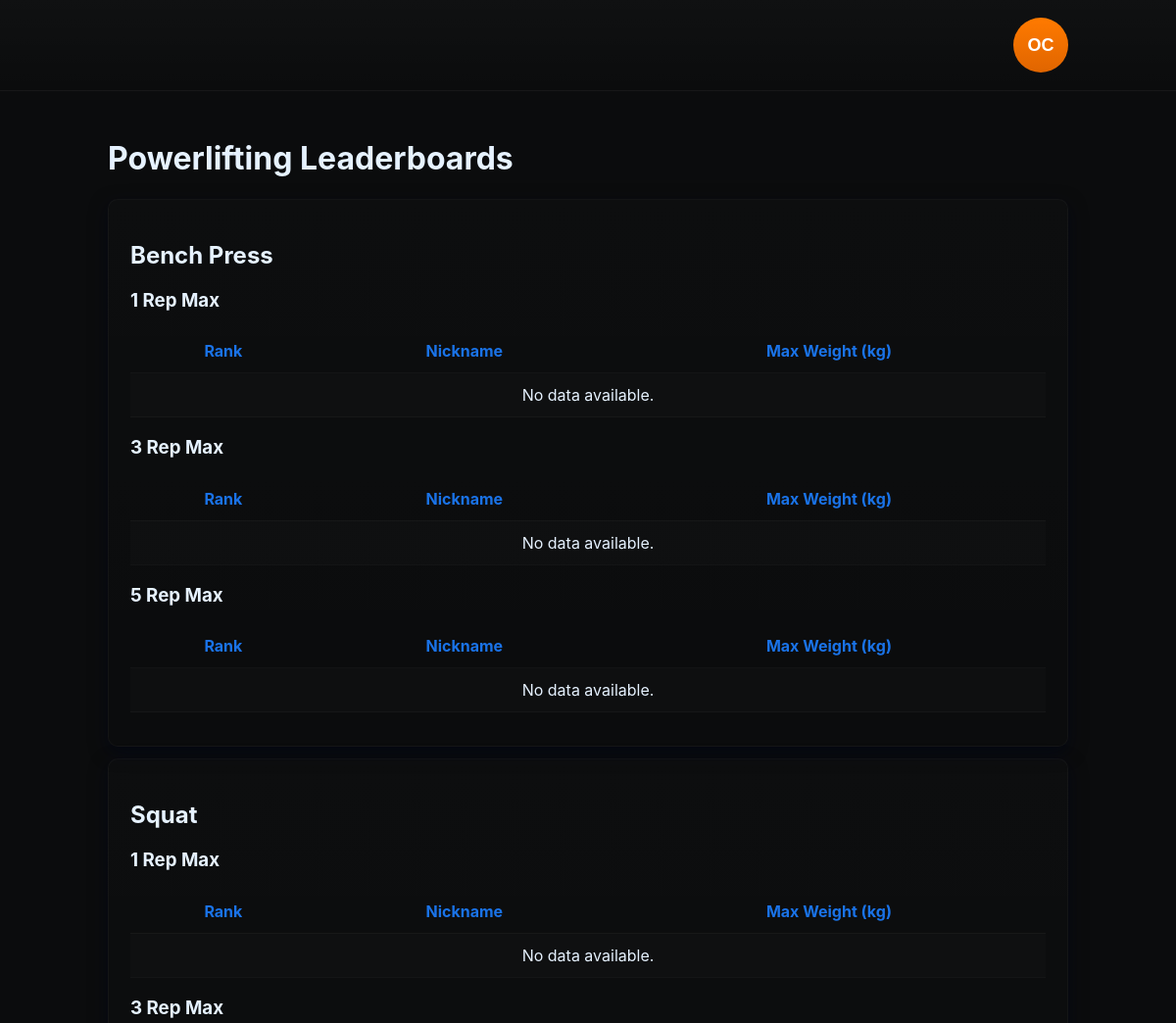
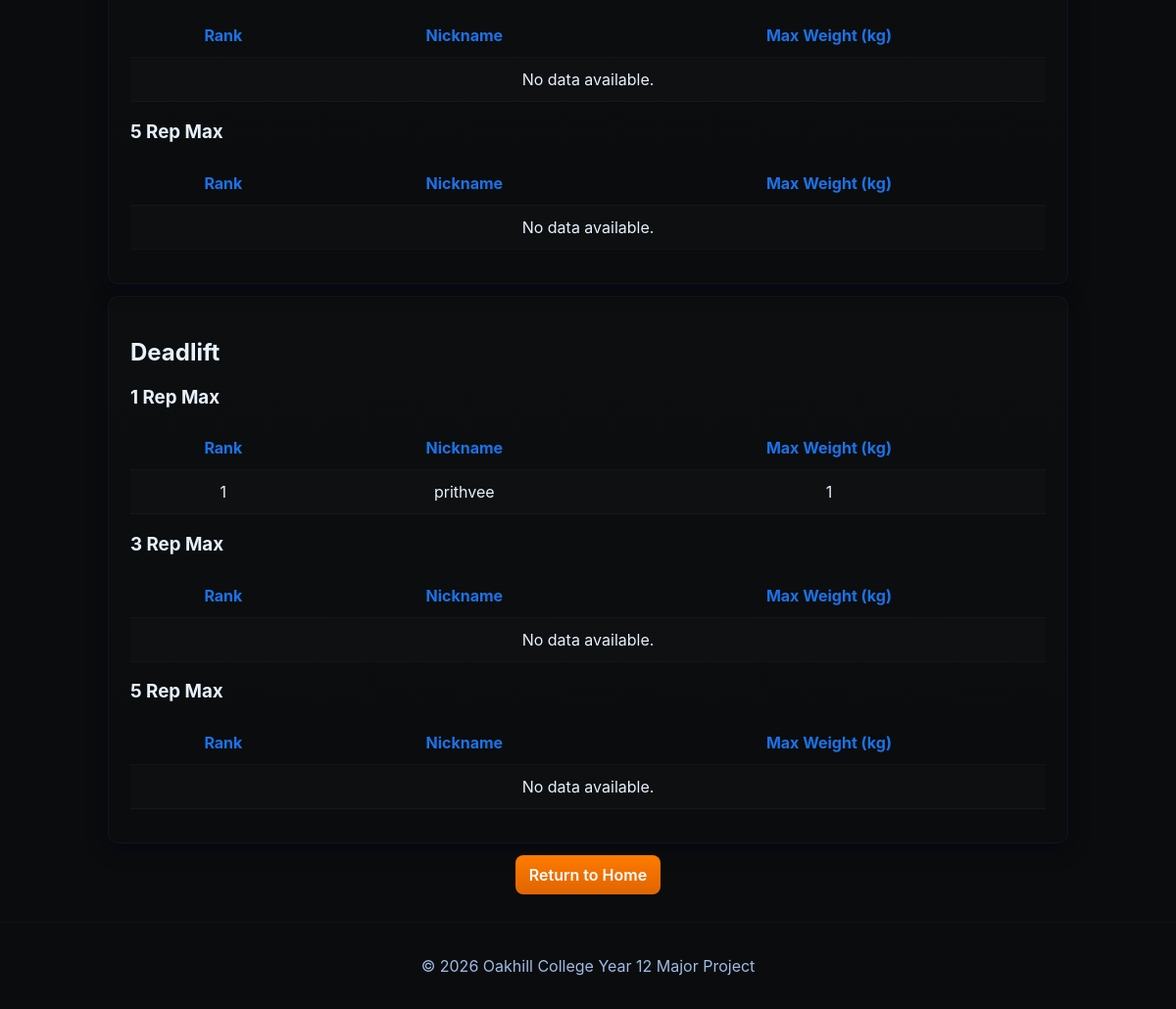
Page /my_app/leaderboard/powerlifting/ (signed in) on the committed database (2 pictures, top to bottom).
### my_app/models.py (models this page shows, shortened)
class Exercise(models.Model):
    exercise_name = models.CharField(max_length=100)
    exercise_type = models.CharField(max_length=50, blank=True, null=True)
    target_muscle_group = models.CharField(max_length=100, blank=True, null=True)
    description = models.TextField(blank=True, null=True)

### users/models.py (models this page shows, shortened)
class Profile(models.Model):
    user = models.OneToOneField(User, on_delete=models.CASCADE, related_name="profile")
    nickname = models.CharField(max_length=30, unique=True)
    full_name = models.CharField(max_length=100, blank=True, null=True)
    date_of_birth = models.DateField(blank=True, null=True)
    GENDER_MALE = 'M'
    GENDER_FEMALE = 'F'
    GENDER_OTHER = 'O'
    GENDER_CHOICES = [
        (GENDER_MALE, 'Male'),
        (GENDER_FEMALE, 'Female'),
        (GENDER_OTHER, 'Other'),
    ]
    gender = models.CharField(max_length=1, choices=GENDER_CHOICES, blank=True, null=True)
    weight_kg = models.DecimalField(max_digits=6, decimal_places=2, blank=True, null=True)
    height_cm = models.DecimalField(max_digits=6, decimal_places=2, blank=True, null=True)
    xp = models.IntegerField(default=0)
    level = models.IntegerField(default=1)
    streak_count = models.IntegerField(default=0)
    last_workout_date = models.DateField(blank=True, null=True)

### my_app/views.py (the view)
# urls.py: path("leaderboard/powerlifting/", views.leaderboard_powerlifting, name="leaderboard_powerlifting"),
@login_required(login_url="users:login")
def leaderboard_powerlifting(request):
    lifts = ['Bench Press', 'Squat', 'Deadlift']
    rep_targets = [1, 3, 5]
    powerlifting = {}
    for lift in lifts:
        rep_boards = {}
        for rep in rep_targets:
            sets = ExerciseSet.objects.filter(
                session_exercise__exercise__exercise_name__iexact=lift,
                reps=rep
            ).values(
                'session_exercise__session__profile__nickname',
                'session_exercise__session__profile__id'
            ).annotate(
                max_weight=Max('weight')
            ).order_by('-max_weight')
            rep_boards[rep] = sets
        powerlifting[lift] = rep_boards
    return render(request, 'my_app/leaderboard_powerlifting.html', {
        'powerlifting': powerlifting
    })

### my_app/templates/my_app/leaderboard_powerlifting.html
{% extends 'my_app/base.html' %}
{% block content %}
<h1>Powerlifting Leaderboards</h1>
{% for lift, reps in powerlifting.items %}
    <section class="card mt-12">
    <h2>{{ lift }}</h2>
    {% for rep, sets in reps.items %}
        <h3>{{ rep }} Rep Max</h3>
        <table>
            <tr><th>Rank</th><th>Nickname</th><th>Max Weight (kg)</th></tr>
            {% for entry in sets %}
            <tr>
                <td>{{ forloop.counter }}</td>
                <td>{{ entry.session_exercise__session__profile__nickname }}</td>
                <td>{{ entry.max_weight }}</td>
            </tr>
            {% empty %}
            <tr><td colspan="3">No data available.</td></tr>
            {% endfor %}
        </table>
    {% endfor %}
    </section>
{% endfor %}
<div class="center mt-12">
    <a href="{% url 'my_app:home' %}" class="btn secondary" aria-label="Return to Home">Return to Home</a>
</div>
{% endblock %}

### my_app/static/my_app/styles.css (style rules this page uses)
:root { --bg: #0b0c0d; --surface: #0f1113; --muted-surface: #121317; --text: #e6f2ff; --muted-text: #9fbbe6; --accent: #1a73e8; --accent-strong: #0f5ecb; --danger: #ff5252; --radius: 10px; --max-width: 980px; }
* { box-sizing:border-box }
html,body { height:100% }
body { margin:0; background:var(--bg); color:var(--text); font-family:Inter, ui-sans-serif, system-ui, -apple-system, "Segoe UI", Roboto, "Helvetica Neue", Arial; -webkit-font-smoothing:antialiased; -moz-osx-font-smoothing:grayscale; display:flex; flex-direction:column; min-height:100vh; }
.card { background:linear-gradient(180deg, rgba(255,255,255,0.01), rgba(255,255,255,0.005)); border:1px solid rgba(255,255,255,0.03); padding:22px; border-radius:var(--radius); box-shadow: 0 6px 18px rgba(2,6,23,0.6); }
button, .btn, input[type="submit"] { background:var(--accent); color:white;border:none;padding:10px 14px;border-radius:8px;cursor:pointer;font-weight:600; }
table { width:100%;border-collapse:collapse;margin:12px 0;background:transparent }
th, td { padding:12px 14px;border-bottom:1px solid rgba(255,255,255,0.03);text-align:center }
th { color:var(--accent);font-weight:700 }
tr:nth-child(even) { background:rgba(255,255,255,0.01) }
.center { display:flex;align-items:center;justify-content:center }
.mt-12 { margin-top:12px }
a { text-decoration:none }
.btn.secondary { background:linear-gradient(180deg,#ff7a00,#e06500);color:#fff;border:none }

### rows in the picture
Exercise: exercise_name "Bench Press", reps "1" "3" "5"
Exercise: exercise_name "Squat", reps "1" "3" "5"
Exercise: exercise_name "Deadlift", reps "1" "3" "5"
Profile: session_exercise__session__profile__nickname "prithvee", max_weight "1"
